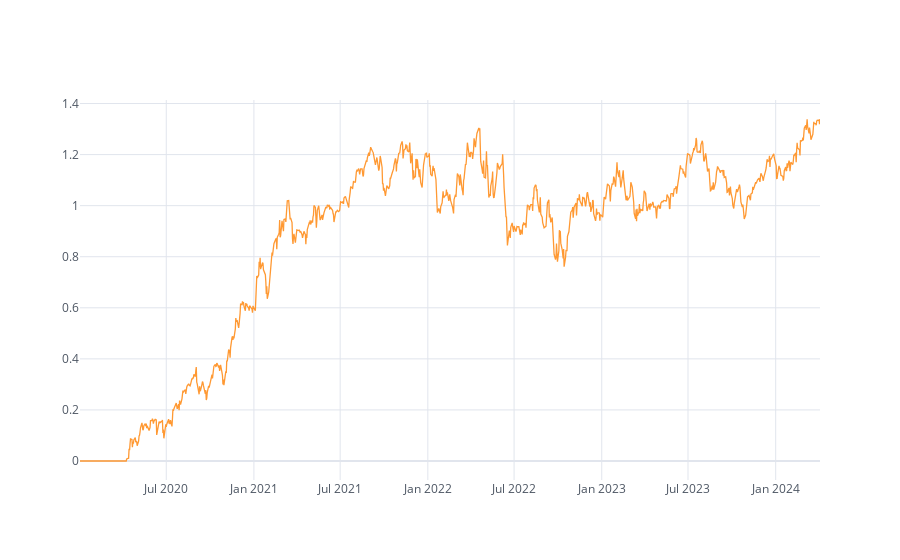

The notebook cell this image was saved under:
### Code cell
pnl,pos,r,s = compute_spx_basic_momentum_strategy(start_date = "2020-01-01")
pnl.iplot()

### Figure 1 — Plotly figure (JSON) as saved in the notebook; plotly's stock layout.template omitted (floating-point values rounded to 4 significant figures; data arrays with more than 128 entries replaced by an {"elided": "..."} marker saying what was removed)
{"data": [{"line": {"color": "rgba(255, 153, 51, 1.0)", "dash": "solid", "shape": "linear", "width": 1.3}, "mode": "lines", "name": "None", "text": "", "type": "scatter", "x": {"elided": "1070 str values"}, "y": {"elided": "1070 float values"}}], "layout": {"legend": {"bgcolor": "#FFFFFF", "font": {"color": "#4D5663"}}, "paper_bgcolor": "#FFFFFF", "plot_bgcolor": "#FFFFFF", "title": {"font": {"color": "#4D5663"}}, "xaxis": {"gridcolor": "#E1E5ED", "showgrid": true, "tickfont": {"color": "#4D5663"}, "title": {"font": {"color": "#4D5663"}, "text": ""}, "zerolinecolor": "#E1E5ED"}, "yaxis": {"gridcolor": "#E1E5ED", "showgrid": true, "tickfont": {"color": "#4D5663"}, "title": {"font": {"color": "#4D5663"}, "text": ""}, "zerolinecolor": "#E1E5ED"}}}
